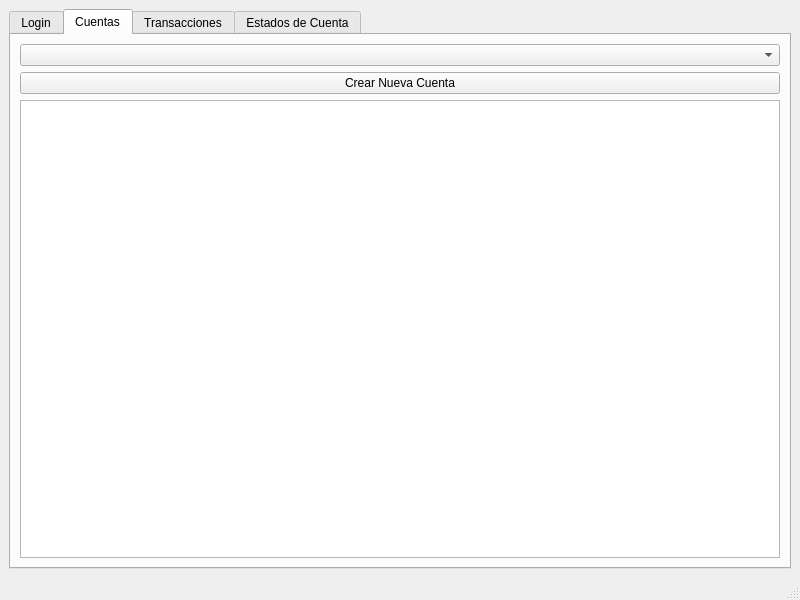
<?xml version="1.0" encoding="UTF-8"?>
<ui version="4.0">
 <class>MainWindow</class>
 <!-- Definición de la clase MainWindow. Esta es la ventana principal de la aplicación. -->
 <widget class="QMainWindow" name="MainWindow">
  <property name="geometry">
   <rect>
    <x>0</x>
    <y>0</y>
    <width>800</width>
    <height>600</height>
   </rect>
  </property>
  <!-- Establece la geometría de la ventana principal (ancho 800px, alto 600px). -->
  <property name="windowTitle">
   <string>Sistema Bancario</string>
  </property>
  <!-- El título de la ventana principal es "Sistema Bancario". -->

  <widget class="QWidget" name="centralwidget">
   <layout class="QVBoxLayout" name="verticalLayout">
    <item>
     <widget class="QTabWidget" name="tabWidget">
      <property name="currentIndex">
       <number>1</number>
      </property>
      <!-- TabWidget con 4 pestañas (Login, Cuentas, Transacciones, Estados de Cuenta). La pestaña inicial es la 1 (Cuentas). -->

      <!-- Pestaña de Login -->
      <widget class="QWidget" name="loginTab">
       <attribute name="title">
        <string>Login</string>
       </attribute>
       <layout class="QVBoxLayout" name="verticalLayout_2">
        <item>
         <layout class="QFormLayout" name="formLayout">
          <item row="0" column="0">
           <widget class="QLabel" name="label">
            <property name="text">
             <string>ID Cliente:</string>
            </property>
           </widget>
          </item>
          <item row="0" column="1">
           <widget class="QLineEdit" name="clientIdInput"/>
          </item>
         </layout>
        </item>
        <item>
         <widget class="QPushButton" name="loginButton">
          <property name="text">
           <string>Iniciar Sesión</string>
          </property>
         </widget>
        </item>
       </layout>
      </widget>

      <!-- Pestaña de Cuentas -->
      <widget class="QWidget" name="accountsTab">
       <attribute name="title">
        <string>Cuentas</string>
       </attribute>
       <layout class="QVBoxLayout" name="verticalLayout_3">
        <item>
         <widget class="QComboBox" name="accountTypeCombo"/>
         <!-- ComboBox para seleccionar el tipo de cuenta (Ahorro, Joven, Plus, Empresarial, Crédito). -->
        </item>
        <item>
         <widget class="QPushButton" name="createAccountButton">
          <property name="text">
           <string>Crear Nueva Cuenta</string>
          </property>
         </widget>
         <!-- Botón para crear una nueva cuenta. -->
        </item>
        <item>
         <widget class="QListWidget" name="accountsList"/>
         <!-- Lista para mostrar las cuentas del cliente. -->
        </item>
       </layout>
      </widget>

      <!-- Pestaña de Transacciones -->
      <widget class="QWidget" name="transactionsTab">
       <attribute name="title">
        <string>Transacciones</string>
       </attribute>
       <layout class="QVBoxLayout" name="verticalLayout_4">
        <item>
         <layout class="QFormLayout" name="formLayout_2">
          <item row="0" column="0">
           <widget class="QLabel" name="label_2">
            <property name="text">
             <string>Cuenta:</string>
            </property>
           </widget>
          </item>
          <item row="0" column="1">
           <widget class="QComboBox" name="transactionAccountCombo"/>
           <!-- ComboBox para seleccionar la cuenta en la que se realizará la transacción. -->
          </item>
          <item row="1" column="0">
           <widget class="QLabel" name="label_3">
            <property name="text">
             <string>Tipo:</string>
            </property>
           </widget>
          </item>
          <item row="1" column="1">
           <widget class="QComboBox" name="transactionTypeCombo"/>
           <!-- ComboBox para seleccionar el tipo de transacción (Depósito, Retiro, Préstamo, etc.). -->
          </item>
          <item row="2" column="0">
           <widget class="QLabel" name="label_4">
            <property name="text">
             <string>Monto:</string>
            </property>
           </widget>
          </item>
          <item row="2" column="1">
           <widget class="QDoubleSpinBox" name="amountSpinBox">
            <property name="maximum">
             <double>1000000.000000000000000</double>
            </property>
           </widget>
           <!-- SpinBox para ingresar el monto de la transacción, con un valor máximo de $1,000,000. -->
          </item>
         </layout>
        </item>
        <item>
         <widget class="QPushButton" name="executeTransactionButton">
          <property name="text">
           <string>Ejecutar Transacción</string>
          </property>
         </widget>
         <!-- Botón para ejecutar la transacción. -->
        </item>
       </layout>
      </widget>

      <!-- Pestaña de Estados de Cuenta -->
      <widget class="QWidget" name="statementsTab">
       <attribute name="title">
        <string>Estados de Cuenta</string>
       </attribute>
       <layout class="QVBoxLayout" name="verticalLayout_5">
        <item>
         <layout class="QFormLayout" name="formLayout_3">
          <item row="0" column="0">
           <widget class="QLabel" name="label_5">
            <property name="text">
             <string>Desde:</string>
            </property>
           </widget>
          </item>
          <item row="0" column="1">
           <widget class="QDateEdit" name="fromDateEdit"/>
           <!-- Selector de fecha para el inicio del periodo del estado de cuenta. -->
          </item>
          <item row="1" column="0">
           <widget class="QLabel" name="label_6">
            <property name="text">
             <string>Hasta:</string>
            </property>
           </widget>
          </item>
          <item row="1" column="1">
           <widget class="QDateEdit" name="toDateEdit"/>
           <!-- Selector de fecha para el final del periodo del estado de cuenta. -->
          </item>
          <item row="2" column="0">
           <widget class="QLabel" name="label_7">
            <property name="text">
             <string>Tipo de Cuenta:</string>
            </property>
           </widget>
          </item>
          <item row="2" column="1">
           <widget class="QComboBox" name="statementAccountTypeCombo"/>
           <!-- ComboBox para seleccionar el tipo de cuenta para el estado de cuenta. -->
          </item>
         </layout>
        </item>
        <item>
         <widget class="QPushButton" name="generateStatementButton">
          <property name="text">
           <string>Generar Estado de Cuenta</string>
          </property>
         </widget>
         <!-- Botón para generar el estado de cuenta. -->
        </item>
        <item>
         <widget class="QTextEdit" name="statementText">
          <property name="readOnly">
           <bool>true</bool>
          </property>
         </widget>
         <!-- Área de texto solo lectura para mostrar el estado de cuenta generado. -->
        </item>
       </layout>
      </widget>
     </widget>
    </item>
   </layout>
  </widget>

  <widget class="QStatusBar" name="statusbar"/>
  <!-- Barra de estado en la parte inferior de la ventana para mostrar mensajes. -->
 </widget>
 <resources/>
 <connections/>
</ui>
